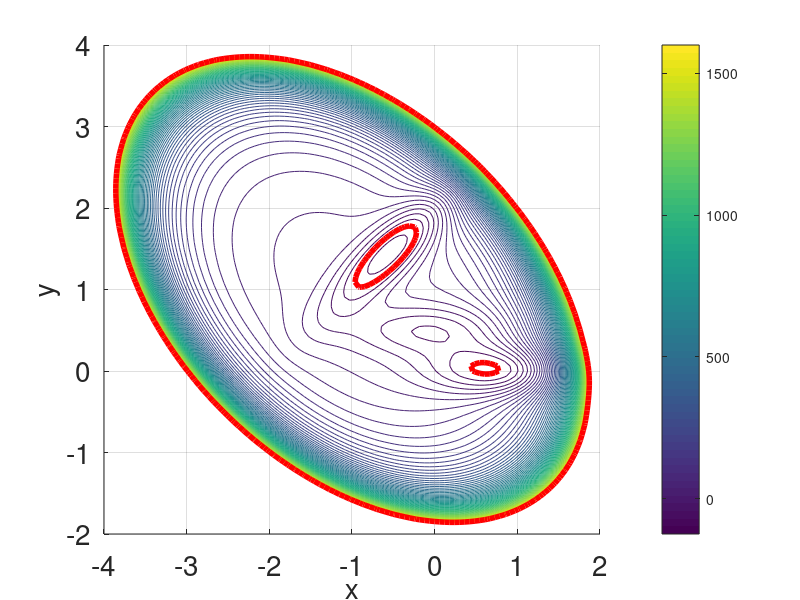
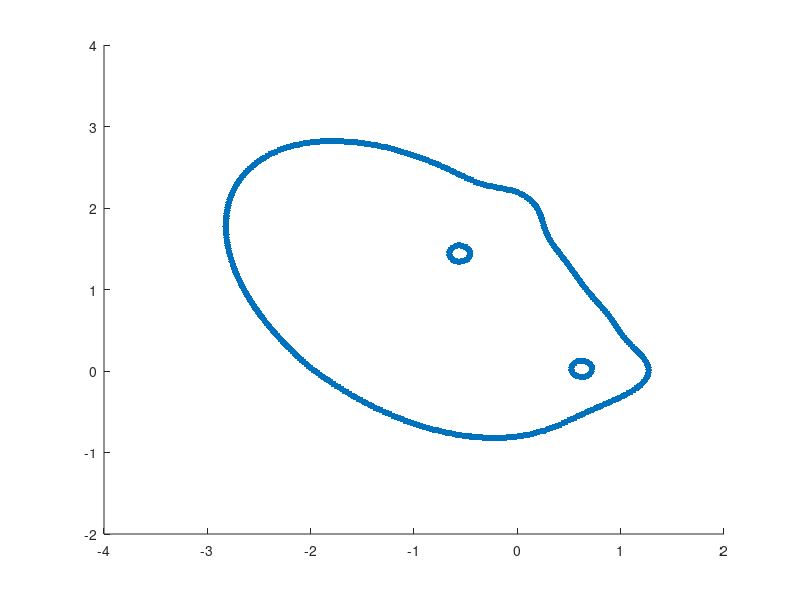

Recreate these plots in MATLAB, in order. (Note: this script raises an error after producing the figures.)
function distmesh_Mueller_FEM()
close all
fsz = 16;
%% the displayed domain:
XMIN = -1.5; XMAX = 1;
YMIN = -0.5; YMAX = 2;
%% the computational domain
bbxmin = -4; bbxmax = 2;
bbymin = -2; bbymax = 4;
bbox = [bbxmin,bbymin;bbxmax,bbymax];
res = 100;
xv = linspace(bbxmin,bbxmax,res); yv = linspace(bbymin,bbymax,res);
[xx,yy] = meshgrid(xv,yv);
v = reshape(mueller([xx(:),yy(:)]),res,res);
figure;
hold on
h = contour(xv,yv,v,[-200 : 25 : 1600]);
h1 = contour(xv,yv,v,[1600,1600],'r','LineWidth',4);
h2 = contour(xv,yv,v,[-100,-100],'r','LineWidth',4);
grid
set(gca,'Fontsize',20);
colorbar
xlabel('x','Fontsize',20);
ylabel('y','Fontsize',20);
%%
figure;
hold on;
% get boundary points
a = [-0.558;1.441]; % center of A
b = [0.623;0.028]; % center of B
r = 0.1;
Vbdry = 100;
t = linspace(0,2*pi,20)'; % adjust this one to vary mesh size 
t(end) = [];
pA = [a(1)+r*cos(t),a(2)+r*sin(t)];
pB = [b(1)+r*cos(t),b(2)+r*sin(t)];
VA = max(mueller(pA));
VB = max(mueller(pB));
Vthreshold = 0.5*(Vbdry + max(VA,VB));
hV = contour(xx,yy,v,[Vbdry,Vbdry]);
hV(:,1) = [];
hV = hV';
h = r*(t(2)-t(1));
hV = reparametrization(hV,h);
bdry = [pA;pB;hV];
plot(bdry(:,1),bdry(:,2),'.','Markersize',15);
drawnow;



fd = @(p)ddiff(mueller(p)-Vbdry,dunion(dcircle(p,a(1),a(2),r),dcircle(p,b(1),b(2),r)));
[pts,tr] = distmesh2d(fd,@huniform,h,bbox,bdry);

%% choose number of mesh refinements
nrefine = 1;
for i = 1 : nrefine 
    [pts,tr] = refine(pts,tr);
end
%% smooth mesh
[pts,tr] = smoothmesh(pts,tr);
triplot(tr,pts(:,1),pts(:,2),'color','r');
%% Start processing mesh
%% extract boundary nodes and boundary edges
% Find boundary nodes
edges = [tr(:,1),tr(:,2);tr(:,2),tr(:,3);tr(:,1),tr(:,3)];
e0 = edges;
edges = sort(edges,2);
[~,isort2] = sort(edges(:,2),'ascend');
edges = edges(isort2,:);
[~,isort1] = sort(edges(:,1),'ascend');
edges = edges(isort1,:);
Nedges = length(edges);
fprintf('N edges = %i, N points = %i\n',length(edges),length(pts));
% boundary edges are encountered only once as they belong to only one
% triangle
[uedges,ishrink,~] = unique(edges,'rows');
Nis = length(ishrink);
fprintf('N ishrink = %i\n',Nis);
gap = circshift(ishrink,[-1,0]) - ishrink;
if ishrink(end) == Nedges
    gap(end) = 1;
else
    gap(end) = [];
end    
i1 = find(gap == 1);
n1 = length(i1);
i2 = find(gap == 2);
n2 = length(i2);
fprintf('n1 = %i, n2 = %i\n',n1,n2);
ie1 = ishrink(i1);
bedges = edges(ie1,:);
Nbe = size(bedges,1);
ind = (1 : Nedges)';
ie2 = ind;
ie2(ie1) = [];
Nie = length(ie2);
fprintf('Nbe = %i, Nie = %i\n',Nbe,Nie);
figure; hold on
for i = 1 : Nbe
    j = bedges(i,:);
    plot([pts(j(1),1),pts(j(2),1)],[pts(j(1),2),pts(j(2),2)],'Linewidth',2);
end
bb = [bedges(:,1);bedges(:,2)];
ibnodes = unique(bb); % indices of boundary nodes
Nib = length(ibnodes);
bnodes = pts(ibnodes,:); % boundary nodes
plot(bnodes(:,1),bnodes(:,2),'.','Markersize',10);
drawnow;
Nbdry = size(bnodes,1);
% To use Tarjan's algorithm, we need the vertices to be indexed from 1 to
% Nverts
Npts = size(pts,1);
map = zeros(Npts,1);
map(ibnodes) = (1 : Nib)';
E = [map(bedges(:,1)),map(bedges(:,2));map(bedges(:,2)),map(bedges(:,1))];
% Tarjan's algorithm
NSCC = Tarjan([1 : Nib]',E);
col = parula(NSCC + 1);
for i = 1 : NSCC
    fname = sprintf('SCC%d',i);
    SCC = load(fname);
    ind = SCC.SCC;
    plot(pts(ibnodes(ind),1),pts(ibnodes(ind),2),'.','Markersize',10,'color',col(i,:));
    drawnow;
    fprintf('Boundary: SCC %d: %i nodes\n',i,length(ind));
end
daspect([1,1,1])
set(gca,'Fontsize',20);
triplot(tr,pts(:,1),pts(:,2));
% %% find neighbors
% Ned = length(uedges);
% nneib = zeros(Npts,1);
% nei = zeros(Npts);
% for j = 1 : Ned
%     v = uedges(j,1);
%     w = uedges(j,2);
%     nneib(v) = nneib(v) + 1;
%     nneib(w) = nneib(w) + 1;
%     nei(v,nneib(v)) = w;
%     nei(w,nneib(w)) = v;
% end
% maxnneib = max(nneib);
%% find boundary nodes for dirichlet0, dirichlet1, and neumann boundaries
for i = 1 : NSCC
    fname = sprintf('SCC%d',i);
    SCC = load(fname);
    ind = SCC.SCC;

    iinit = ibnodes(ind);
    vrts_init = pts(iinit,:);
    
    % check if this connected component corresponds to the outer boundary    
    if min(mueller(vrts_init)) > Vthreshold
        neumann = iinit;
    else % this is a Dirichlet boundary
        if max(abs(vrts_init(:,1)-a(1))<r & abs(vrts_init(:,2)-a(2))<r)
            dirichlet0 = iinit;
        else
            dirichlet1 = iinit;
        end
    end
end
figure;
hold on
triplot(tr,pts(:,1),pts(:,2),'color','k');
Nbe = length(bedges);
for j = 1 : Nbe
    plot([pts(bedges(j,1),1),pts(bedges(j,2),1)],[pts(bedges(j,1),2),pts(bedges(j,2),2)],'Linewidth',2);
end
daspect([1,1,1])
%% end processing mesh
% call FEM
[u,u1,A1,b1] = FEM2d(pts,tr,neumann',[dirichlet0',dirichlet1'],dirichlet1');

committor = full(u);
% graphic representation
figure(3)
clf;
trisurf(tr,pts(:,1),pts(:,2),full(u),'facecolor','interp')
view(2)
colorbar

figure(4)
clf;
trisurf(tr,pts(:,1),pts(:,2),full(u),'facecolor','interp')
view(2)
colorbar
axis([XMIN,XMAX,YMIN,YMAX]);
set(gca,'Fontsize',16);
daspect([1,1,1]);
save('DistmeshMueller.mat','pts','tr','committor');
end

%% FEM2d
function [u,u1,A1,b1] = FEM2d(coordinates,elements3,neumann,dirichlet,dirichlet1)
FreeNodes=setdiff(1:size(coordinates,1),dirichlet);
A = sparse(size(coordinates,1),size(coordinates,1));
b = sparse(size(coordinates,1),1);

% Assembly
for j = 1:size(elements3,1)
  A(elements3(j,:),elements3(j,:)) = A(elements3(j,:),elements3(j,:)) ...
      + stima3(coordinates(elements3(j,:),:)) * ...
      exp(-0.05*mypot(sum(coordinates(elements3(j,:),:),1)/3));
end

% Volume Forces
for j = 1:size(elements3,1)
  b(elements3(j,:)) = 0;  
end

% Neumann conditions
for j = 1 : size(neumann,1)
  b(neumann(j,:))=b(neumann(j,:)) + norm(coordinates(neumann(j,1),:)- ...
      coordinates(neumann(j,2),:)) * myg(sum(coordinates(neumann(j,:),:))/2)/2;
end

% Dirichlet conditions 
u = sparse(size(coordinates,1),1);
u(dirichlet1) = 1;
b = b - A * u;

% Computation of the solution
u(FreeNodes) = A(FreeNodes,FreeNodes) \ b(FreeNodes);

A1 = A(FreeNodes,FreeNodes);
b1 = b(FreeNodes);
u1 = u(FreeNodes);
end


%%
function M = stima3(vertices)
d = size(vertices,2);
G = [ones(1,d+1);vertices'] \ [zeros(1,d);eye(d)];
M = det([ones(1,d+1);vertices']) * G * G' / prod(1:d);
end

%%
function Vrm = mypot(x)
gamma=9;
k=5;
V = mueller(x);
Vrm = V; % + gamma*sin(2*k*pi*x(:,1)).*sin(2*k*pi*x(:,2));
end

%%
function V = mueller(x)
a = [-1,-1,-6.5,0.7];
b = [0,0,11,0.6];
c = [-10,-10,-6.5,0.7];
D = [-200,-100,-170,15];
X = [1,0,-0.5,-1];
Y = [0,0.5,1.5,1];
[t,~]=size(x);
V=zeros(t,1);
for i = 1 : 4
    Vnew = D(i)*exp(a(i)*(x(:,1)-X(i)).^2+b(i)*(x(:,1)-X(i)).*(x(:,2)-Y(i))+...
        c(i)*(x(:,2)-Y(i)).^2);
    V=V+Vnew;
end
        
end

%%
function Stress = myg(x)
Stress = zeros(size(x,1),1);
end
%%
function path = reparametrization(path,h)
    %reparametrization
    dp = path - circshift(path,[1,0]);
    dp(1,:) = 0;
    dl = sqrt(sum(dp.^2,2));
    lp = cumsum(dl);
    len = lp(end);
    lp = lp/len; % normalize
    npath = round(len/h);
    g1 = linspace(0,1,npath)';
    path = interp1(lp,path,g1);
end